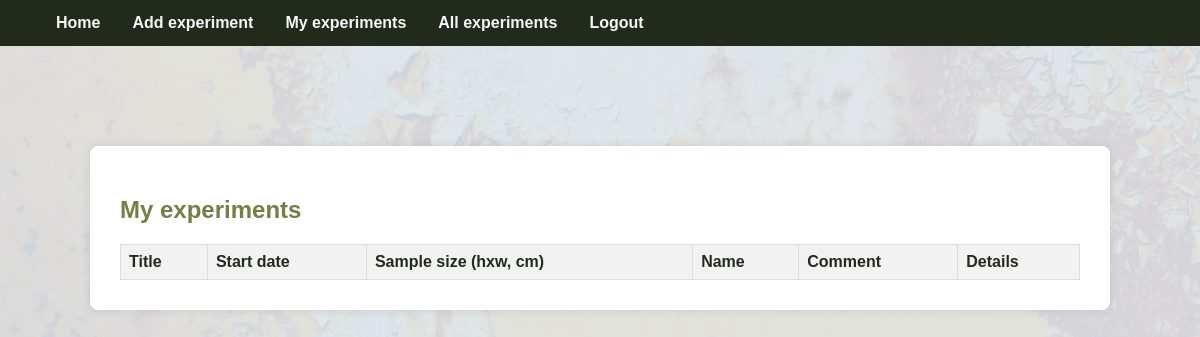
Page /my_experiments on the committed database.
### tables this page shows
CREATE TABLE "mainmenu" (
	"id"	INTEGER,
	"title"	TEXT NOT NULL,
	"url"	TEXT NOT NULL,
	"sq"	INTEGER,
	PRIMARY KEY("id" AUTOINCREMENT)
);

### main.py (the view)
@app.route("/my_experiments")
def my_experiments():
    user={current_user.get_id()}
    formatted_experiments = []
    if isinstance(user, set) and len(user) == 1:
        user = next(iter(user))
    experiments = dbase.getUserExperiments(user)
    for exp in experiments:
        exp_dict = dict(exp)
        exp_dict['start_date'] = datetime.fromtimestamp(exp_dict['start_date']).strftime('%d-%m-%Y')
        formatted_experiments.append(exp_dict)
    return render_template('my_experiments.html', title = "My experiments", menu = dbase.getMenuForUser(), experiments=formatted_experiments)

### DataBase.py (called while the page is built)
    def getMenuForUser(self):
        sql = '''SELECT * FROM mainmenu WHERE title in ('Home', 'My experiments', 'All experiments', 'Add experiment', 'Logout') ORDER BY sq'''
        self.__cur.execute(sql)
        res = self.__cur.fetchall()
        if res:
            return res
        return []

    def getUserExperiments(self,user_id):
        try:
            self.__cur.execute("SELECT exp.id, exp.title, exp.start_date, exp.sample_size_h,  exp.sample_size_w, exp.comment, u.name FROM experiments exp LEFT JOIN users u ON u.id=exp.user WHERE exp.user=? ORDER BY exp.id DESC",(user_id,))
            res = self.__cur.fetchall()
            if res:
                return res
        except sqlite3.Error as e:
            print("Error getting experiments from database " + str(e))
        return []

### main.py (called while the page is built)
def connect_db():
    conn = sqlite3.connect(app.config['DATABASE'])
    conn.row_factory = sqlite3.Row
    return conn

def get_db():
    if not hasattr(g, 'link_db'):
        g.link_db = connect_db()
        print('link_db=')
    return g.link_db

@app.before_request
def before_request():
    global dbase
    db = get_db()
    dbase = DataBase (db)

### templates/my_experiments.html (shortened to what this page needs)
{% extends 'base.html'%}
{% block content %}
{{ super() }}
<div class="styled-div">
    <h2>My experiments</h2>
    <table class="table">
        <thead>
            <tr>
                <th>Title</th>
                <th>Start date</th>
                <th>Sample size (hxw, cm)</th>
                <th>Name</th>
                <th>Comment</th>
                <th>Details</th>
            </tr>
        </thead>
    </table>
</div>
{% endblock %}

### templates/base.html (shortened to what this page needs)
<!DOCTYPE html>
<html lang="en">
  <head>
    <link rel="stylesheet" href="{{ url_for('static', filename='styles.css') }}">
  </head>
  <body>
    {% block content -%}
        {%- block mainmenu -%}
        <ul class="ul_menu_style">
            {% for m in menu -%}
            <li><a href="{{m.url}}">{{m.title}}</a></li>
            {% endfor -%}
        </ul>
        {% endblock mainmenu -%}
    {% endblock %}
  </body>
</html>

### static/styles.css (style rules this page uses)
body { font-family: 'Agbalumo', sans-serif; margin: 0; padding: 0; background-color: #F1EBD8; color: #222B1B; background-image: url("lab.png"); background-size: cover; background-position: center; background-repeat: no-repeat; }
.ul_menu_style { list-style-type: none; margin: 0; padding: 3; overflow: hidden; background-color: #222B1B }
ul li { float: left; }
ul li a { display: block; color: #f5f7f8; text-align: center; padding: 14px 16px; text-decoration: none; font-weight: bold; }
h2 { color: #787D46;; }
.styled-div { background-color: #ffffff; margin: 100px auto; padding: 30px; border-radius: 8px; box-shadow: 0 0 10px rgba(0, 0, 0, 0.1); width: 80%; }
.table { width: 100%; border-collapse: collapse; margin-top: 20px; }
.table th, .table td { border: 1px solid #ddd; padding: 8px; text-align: left; }
.table th { background-color: #f2f2f2; }

### rows in the picture
mainmenu: title "Home"
mainmenu: title "Add experiment"
mainmenu: title "My experiments"
mainmenu: title "All experiments"
mainmenu: title "Logout"
